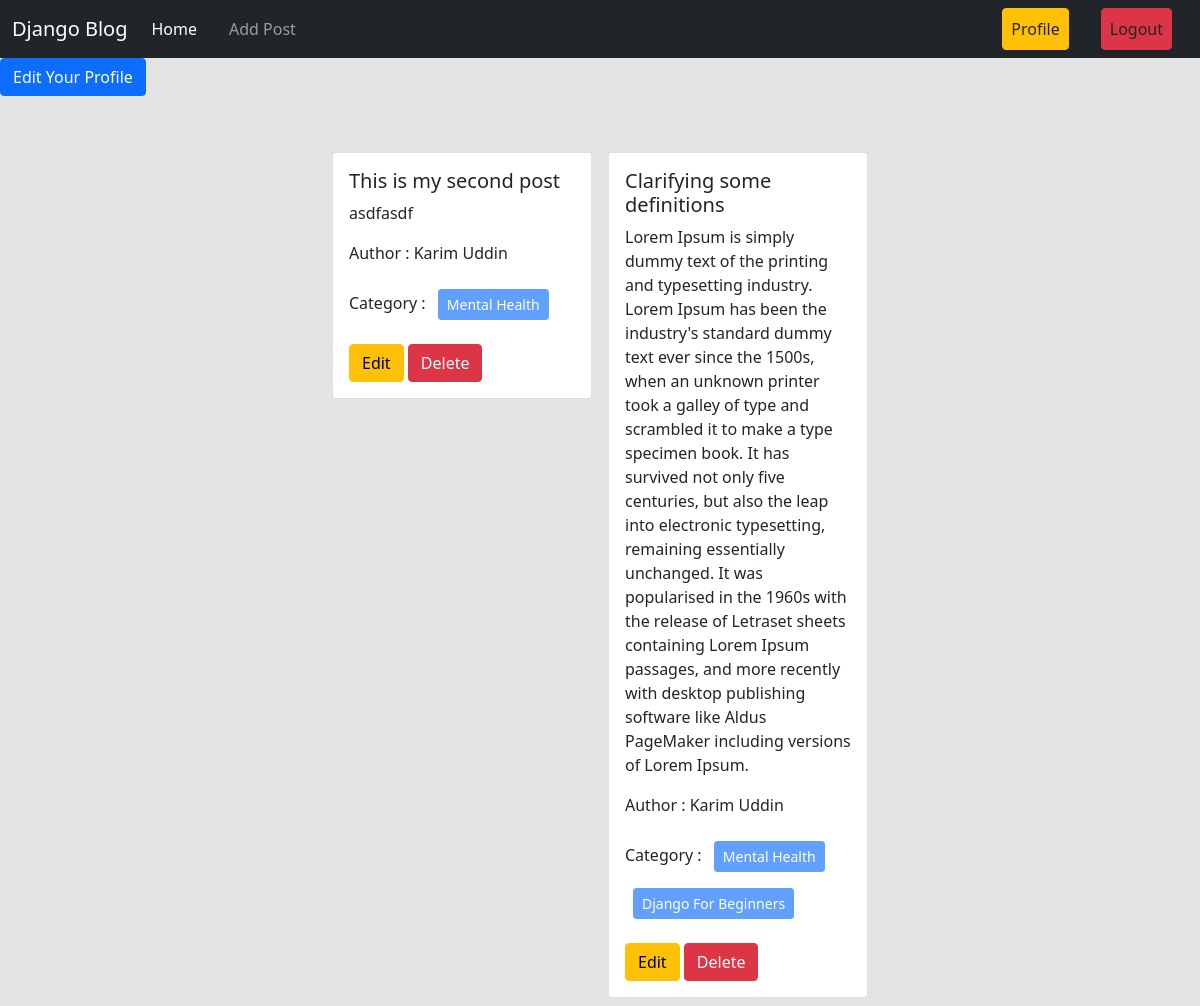
The app's page /author/profile/ (signed in) with its own data.
### posts/models.py (models this page shows, shortened)
class Post(models.Model):
    title = models.CharField(max_length=50)
    content = models.TextField()
    category = models.ManyToManyField(Category) # ekta post multiple categorir moddhe thakte pare abar ekta categorir moddhe multiple post thakte pare
    author = models.ForeignKey(User, on_delete=models.CASCADE)
    image = models.ImageField(upload_to='posts/media/uploads/', blank = True, null = True)

### categories/models.py (models this page shows, shortened)
class Category(models.Model):
    name = models.CharField(max_length=100)
    slug = models.SlugField(max_length=100,unique=True, null=True, blank=True)

### author/views.py (the view)
# urls.py: path('profile/', views.profile, name='profile'),
@login_required
def profile(request):
    data = Post.objects.filter(author = request.user)
    return render(request, 'profile.html', {'data' : data})

### author/templates/profile.html
{% extends 'base.html' %} {% load crispy_forms_tags %} {% block content %}
<div>
  <a class="btn btn-primary" href="{% url 'edit_profile' %}">
    Edit Your Profile</a
  >
</div>
<div class="d-flex flex-wrap justify-content-center px-5 pt-5">
  {% for post in data %}
  <div class="col-sm-3">
    <div class="card m-2">
      <div class="card-body">
        <h5 class="card-title">{{post.title}}</h5>
        <p class="card-text">{{post.content}}</p>
        <p>Author : {{post.author.first_name}} {{post.author.last_name}}</p>
        <p>
          Category : {% for cat in post.category.all %}
          <button class="btn btn-primary btn-sm m-2" disabled>
            {{cat.name}}
          </button>
          {% endfor %}
        </p>
        <a href="{% url 'edit_post' post.id %}" class="btn btn-warning">Edit</a>
        <a href="{% url 'delete_post' post.id %}" class="btn btn-danger"
          >Delete</a
        >
      </div>
    </div>
  </div>
  {% endfor %}
</div>
{% endblock %}

### records on screen
Post: title "This is my second post", content "asdfasdf", author.first_name "Karim", author.last_name "Uddin"
Category: name "Mental Health"
Post: title "Clarifying some definitions", content "Lorem Ipsum is simply dummy text of the printing and typesetting industry. Lorem Ipsum has been the industry's standard dummy text ever since the 1500s, when an unknown printer took a galley of type and scrambled it to make a type specimen book. It has survived not only five centuries, but also the leap into electronic typesetting, remaining essentially unchanged. It was popularised in the 1960s with the release of Letraset sheets containing Lorem Ipsum passages, and more recently with desktop publishing software like Aldus PageMaker including versions of Lorem Ipsum.", author.first_name "Karim", author.last_name "Uddin"
Category: name "Django For Beginners"
